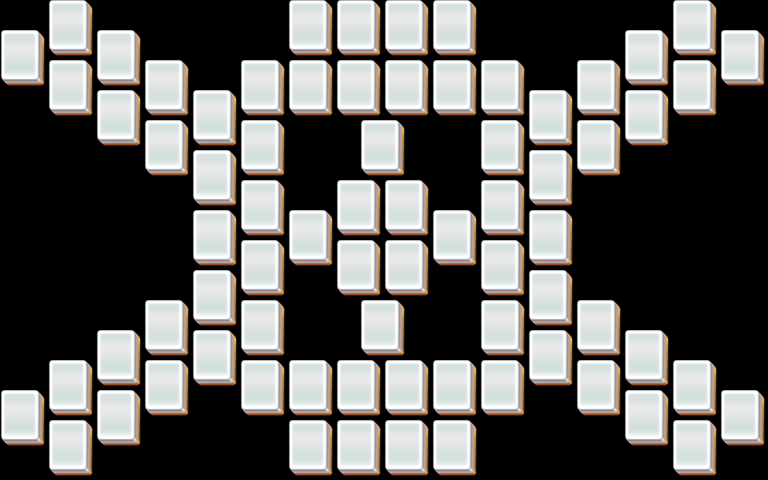

Below is a game level as drawn by its tile map, then a one-line description and the .tmx that defines it (tile-layer data replaced by summaries):
An orthogonal 32x16 tile map with 24x30 px tiles, 5 tile layers (layer1, layer2, layer3, layer4, ...).

<map version="1.0" orientation="orthogonal" width="32" height="16" tilewidth="24" tileheight="30">
 <properties>
  <property name="species" value="20" />
 </properties>
 <tileset firstgid="1" name="mahjong" tilewidth="48" tileheight="60">
  <image source="mahjong.png" width="48" height="60" />
 </tileset>
 <layer name="layer1" width="32" height="16">
  <data>[512 cells, 74 non-empty, 1 distinct tile ids]</data>
 </layer>
 <layer name="layer2" width="32" height="16">
  <data>[512 cells, 74 non-empty, 1 distinct tile ids]</data>
 </layer>
 <layer name="layer3" width="32" height="16">
  <data>[512 cells, 0 non-empty, 0 distinct tile ids]</data>
 </layer>
 <layer name="layer4" width="32" height="16">
  <data>[512 cells, 0 non-empty, 0 distinct tile ids]</data>
 </layer>
 <layer name="layer5" width="32" height="16">
  <data>[512 cells, 0 non-empty, 0 distinct tile ids]</data>
 </layer>
</map>
